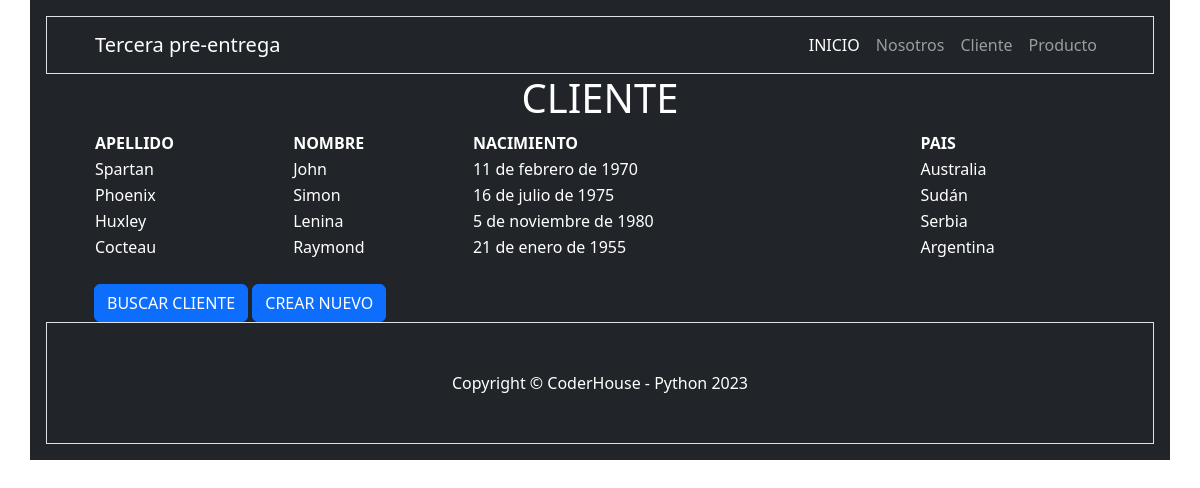
Page /cliente/ on the earlier database version.
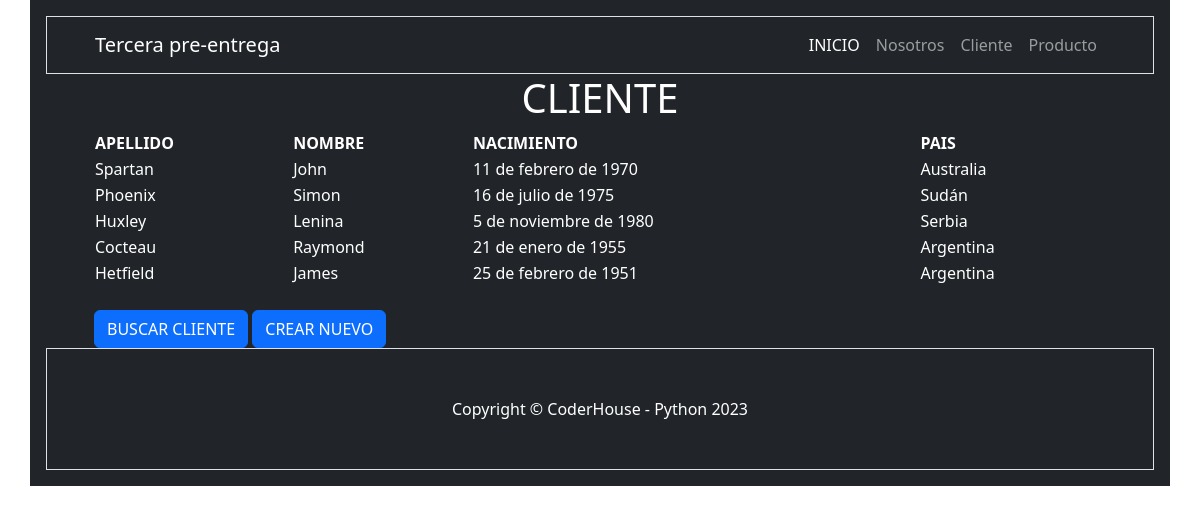
Same page on the later database version.
### cliente/models.py (models this page shows, shortened)
class Cliente(models.Model):
    nombre = models.CharField(max_length=100)
    apellido = models.CharField(max_length=100)
    nacimiento = models.DateField(null=True, blank=True)
    pais_origen = models.ForeignKey(Pais, on_delete=models.SET_NULL, null=True, blank=True)

class Pais(models.Model):
    nombre = models.CharField(max_length=100, unique=True)
    def __str__(self) -> str:
        return self.nombre

### cliente/views.py (the view)
# urls.py: path('', views.home, name="index"),
def home(request):
    clientes = models.Cliente.objects.all()
    context = {"clientes": clientes}
    return render(request, "cliente/index.html", context)

### cliente/templates/cliente/index.html
{% extends 'core/base.html' %}
{% block contenido_titulo %}
    CLIENTE
{% endblock contenido_titulo %}
{% block contenido %}
    <table style="width:100%">
        <tr>
            <th>APELLIDO</th>
            <th>NOMBRE</th>
            <th>NACIMIENTO</th>
            <th>PAIS</th>
        </tr>
        {% for cliente in clientes %}
            <tr>
                <td>{{cliente.apellido}}</td>
                <td>{{cliente.nombre}}</td>
                <td>
                    {% if cliente.nacimiento %}
                        {{cliente.nacimiento}}
                    {% else %}
                    <i class="fa fa-italic" aria-hidden="true">-- No Registrada --</i>
                    {% endif %}
                </td>
                <td>
                    {% if cliente.pais_origen %}
                        {{cliente.pais_origen}}
                    {% else %}
                        <i class="fa fa-italic" aria-hidden="true">-- No Registrado --</i>
                    {% endif %}
                </td>
            </tr>
        {% endfor %}
    </table>
    <br>
    <a href="{% url 'cliente:clientes-buscar' %}" class="btn btn-primary">BUSCAR CLIENTE</a>
    <a href="{% url 'cliente:crear' %}" class="btn btn-primary">CREAR NUEVO</a>
{% endblock contenido %}

Differences in the rows shown:
added Cliente: apellido "Hetfield", nombre "James", nacimiento "25 de febrero de 1951", pais_origen "Argentina"
